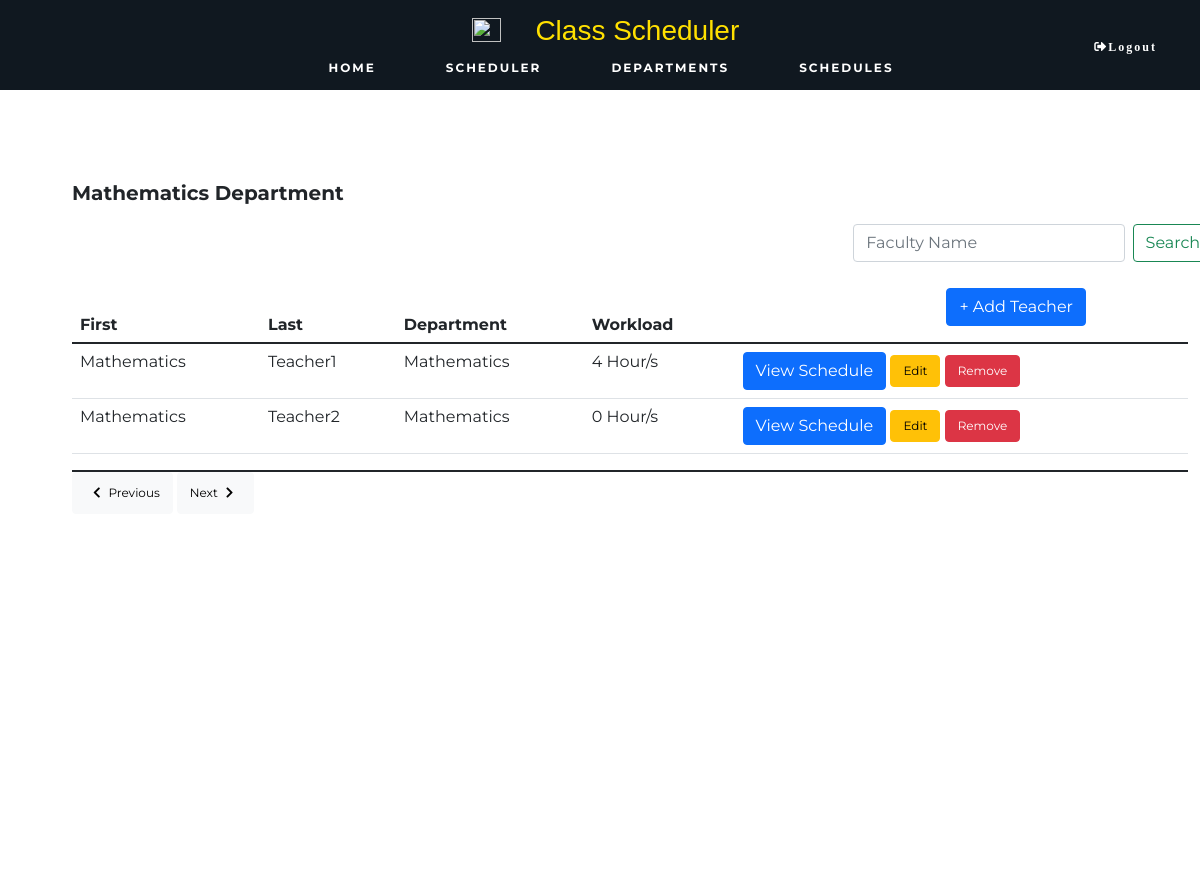
The app's page /teacher.php?dept=Mathematics with its own data.
### tables this page shows
CREATE TABLE IF NOT EXISTS `teacher` (
  `id` int NOT NULL AUTO_INCREMENT,
  `firstName` varchar(32) NOT NULL,
  `lastName` varchar(32) NOT NULL,
  `dept` varchar(32) NOT NULL,
  `workload` float NOT NULL,
  PRIMARY KEY (`id`)
);

### includes/connection/DatabaseFunctions.php (called while the page is built, shortened)
<?php
function retrieveAllId($pdo, $table, $primaryKey, $value) {
    $query = 'SELECT * FROM `' . $table . '`
              WHERE `' . $primaryKey . '` = :value';
    $parameters = [
        'value' => $value
    ];
    $query = query($pdo, $query, $parameters);
    return $query->fetchAll();
}
function query($pdo, $sql, $parameters = []) {
    $query = $pdo->prepare($sql);
    $query->execute($parameters);
    return $query;
}
?>

### includes/templates/teacher.html.php (the view, shortened to what this page needs)
<link rel="stylesheet" type="text/css" href="./includes/templates/css/teacher.css">
<?php
$isSetDept = isset($_GET['dept']);
$output = '
<div class="container">
';
	if($isSetDept)
$output .= '
	<p> '.$dept.' Department</p>
';
	else
$output .= '
	<p>Search Results : '.$search.'</p>
';
$output .= '
	<form action="teacher.php" method="get" class="d-flex" style="margin-left:70%;">
		<input class="form-control me-2" type="text" name="search" placeholder="Faculty Name" aria-label="Search">
		<button class="btn btn-outline-success" type="submit">Search</button>
	</form>
';
if($isSetDept) {
$output .= '
	<div class="add">
		<button type="button" class="btn btn-primary" data-bs-toggle="modal" data-bs-target="#exampleModal">+ Add Teacher</button>
	</div>
	<div class="modal fade" id="exampleModal" tabindex="-1" aria-labelledby="exampleModalLabel" aria-hidden="true">
		<div class="modal-dialog">
		<div class="modal-content">
			<div class="modal-header">
				<h5 class="modal-title" id="exampleModalLabel">New Entry</h5>
				<button type="button" class="btn-close" data-bs-dismiss="modal" aria-label="Close"></button>
			</div>
			<form action="teacher.php?search='.$dept.'" method="post">
			<div class="modal-body">
				<div class="input-group input-group-sm mb-3">
					<span class="input-group-text">First Name</span>
					<input type="text" aria-label="First name" name="firstName" class="form-control" placeholder="Juan" required><br>
				</div>
				<div class="input-group input-group-sm mb-3">
					<span class="input-group-text">Last name</span>
					<input type="text" aria-label="Last name" name="lastName" class="form-control" placeholder="dela Cruz" required><br>
				</div>
				<div class="input-group input-group-sm mb-3">
					<span class="input-group-text">Department</span>
					<select name="dept">
						<option value="'.$dept.'">'.$dept.'</option>
					</select>
				</div>
				<div class="input-group input-group-sm mb-3">
					<span class="input-group-text">Adviser of </span>
					<select name="advising">
					<option disable selected>Select Grade & Section</option>
';
					for($i = 7; $i <= 10; $i++) {
						$gradeLevel = retrieveAllId($pdo, 'grade_level', 'grade', $i);
						foreach($gradeLevel as $gradeSection) {
							$output .= '
								<option value="'.$gradeSection['id'].'">
								'.$gradeSection['grade']. ' - ' . $gradeSection['section'] .'
								</option>
							';
						}
					}
$output .= '
					</select>
				</div>
				<div class="input-group input-group-sm mb-3">
					<span class="input-group-text">Department Head of </span>
					<select name="">
						<option value="tbd">To be decided</option>
						<option value="'.$dept.'">'.$dept.'</option>
					</select>
				</div>
			</div>
			<div class="modal-footer">
				<button type="submit" class="btn btn-primary" name="newEntry" value="newEntry">Save changes</button>
				<button type="button" class="btn btn-secondary" data-bs-dismiss="modal">Close</button>
			</div>
			</form>
		</div>
		</div>
	</div>
';
}
$output .= '
	<div class="table">
	<table class="table table-hover">
		<thead>
			<tr>
				<th scope="col">First </th>
				<th scope="col">Last</th>
				<th scope="col">Department</th>
				<th scope="col">Workload</th>
			</tr>
		</thead>
		<tbody>
';
	if($isSetDept) {
		$query = $dept;
		$result = retrieveAllId($pdo, 'teacher', 'dept', $dept);
	}
	else {
		$query = $search;
		$result = searchName($pdo, 'teacher', $search);
	}
	foreach($result as $row) {
$output .= '
			<tr>
				<td> '.$row['firstName'].' </td>
				<td> '.$row['lastName'].' </td>
				<td> '.$row['dept'].' </td>
				<td> '.$row['workload'].' Hour/s </td>
				<td>
					<a class ="btn btn-primary" href="teacher_schedule.php?teacherId='.$row['id'].'">View Schedule</a>
					<button type="submit" class="btn btn-warning" name="updateEntry" value="updateEntry" data-bs-toggle="modal" data-bs-target="#a'.$row['id'].'">Edit</button>
					<div class="modal fade" id="a'.$row['id'].'" tabindex="-1" aria-labelledby="a'.$row['id'].'" aria-hidden="true">
						<div class="modal-dialog">
						<div class="modal-content">
								<h5 class="modal-title" id="a'.$row['id'].'">Edit Entry</h5>
							<form action="teacher.php?search='.$query.'" method="post">
							<div class="modal-body">
									<input type="text" aria-label="First name" name="firstName" class="form-control" value="'.$row['firstName'].'" required><br>
									<input type="text" aria-label="Last name" name="lastName" class="form-control" value="'.$row['lastName'].'" required><br>
										<option value="'.$row['dept'].'" selected>'.$row['dept'].'</option>
								<div class="input-group input-group-sm mb-3">
									<select name="advising">
';
							$advising = retrieveId($pdo, 'grade_level', 'adviser_id', $row['id']);
							if(isset($advising['adviser_id'])) {
								$output .= '
										<option value="'.$advising['id'].'">
										'.$advising['grade']. ' - ' . $advising['section'] .'
										</option>
								';
							} else {
								$output .= '
									<option disable selected>
										Select Grade & Section
									</option>
								';
							}
							for($i = 7; $i <= 10; $i++) {
								$gradeLevel = retrieveAllId($pdo, 'grade_level', 'grade', $i);
								foreach($gradeLevel as $advising1) {
									$output .= '
										<option value="'.$advising1['id'].'">
										'.$advising1['grade']. ' - ' . $advising1['section'] .'
										</option>
									';
								}
							}
$output .= '
									</select>
								</div>
								<div class="input-group input-group-sm mb-3">
									<span class="input-group-text">Department Head of </span>
									<select name="">
										<option value="tbd">To be decided</option>
										<option value="Mathematics">Mathematics</option>
										<option value="Science">Science</option>
										<option value="English">English</option>
										<option value="Filipino">Filipino</option>
										<option value="MAPEH">MAPEH</option>
										<option value="AP">AP</option>
										<option value="ESP">ESP</option>
										<option value="TLE">TLE</option>
									</select>
								</div>
							</div>
							<div class="modal-footer">
								<input type="hidden" name="id" value="'.$row['id'].'">
								<button type="submit" class="btn btn-primary" name="updateEntry" value="updateEntry">Save changes</button>
								<button type="button" class="btn btn-secondary" data-bs-dismiss="modal">Close</button>
							</div>
							</form>
						</div>
						</div>
					</div>';
					if($isSetDept)
						$query = 'dept=' . $dept;
					else
						$query = 'search=' . $search;
$output .= '
					<form action="teacher.php?'.$query.'" method="post" style="display: inline;margin:0; padding:0">
						<input type="hidden" name="id" value="'.$row['id'].'">
						<button type="submit" class="btn btn-danger" name="deleteEntry" value="deleteEntry">Remove</button>
					</form>
				</td>
			</tr>
';
		}
$output .= '
		</tbody>
	</table>
		<div class="next-button">
			<button type="button" class="btn btn-light"><i class="fas fa-chevron-left"></i>Previous</button>
			<button type="button" class="btn btn-light">Next<i class="fas fa-chevron-right"></i></button>
		</div>
	</div>
</div>
';
?>

### includes/templates/css/teacher.css (style rules this page uses)
.container { position: absolute; top: 20%; left: 5%; font-size: 15px; background: white; outline: gray ; height: 80%; width: 80%; }
.container p { font-size: 20px; font-weight: bold; }
.table { margin-top: 4%; }
.table button { font-size: 12px; }
form { width: 400px; padding-right: 40px; }
.add button { position: absolute; right: 10%; margin-top: 1%; }
.next-button { font-size: 15px; right: 8%; top: 80px; }

### resources/Test-Codes/includes/templates/css/all.css (style rules this page uses)
.fa, .fas, .far, .fal, .fad, .fab { -moz-osx-font-smoothing: grayscale; -webkit-font-smoothing: antialiased; display: inline-block; font-style: normal; font-variant: normal; text-rendering: auto; line-height: 1; }
.fa-chevron-left:before { content: "\f053"; }
.fa-chevron-right:before { content: "\f054"; }
.fa, .fas { font-family: 'Font Awesome 5 Free'; font-weight: 900; }

### includes/templates/css/style.css (style rules this page uses)
* { font-family: 'Montserrat', sans-serif; scroll-behavior: smooth; }
body { width: 100vw; height: 100vh; padding: 0; margin: 0; }

### records on screen
teacher: firstName "Mathematics", lastName "Teacher1", dept "Mathematics", workload "4"
teacher: firstName "Mathematics", lastName "Teacher2", dept "Mathematics", workload "0"

### other values on screen
$dept "Mathematics"
